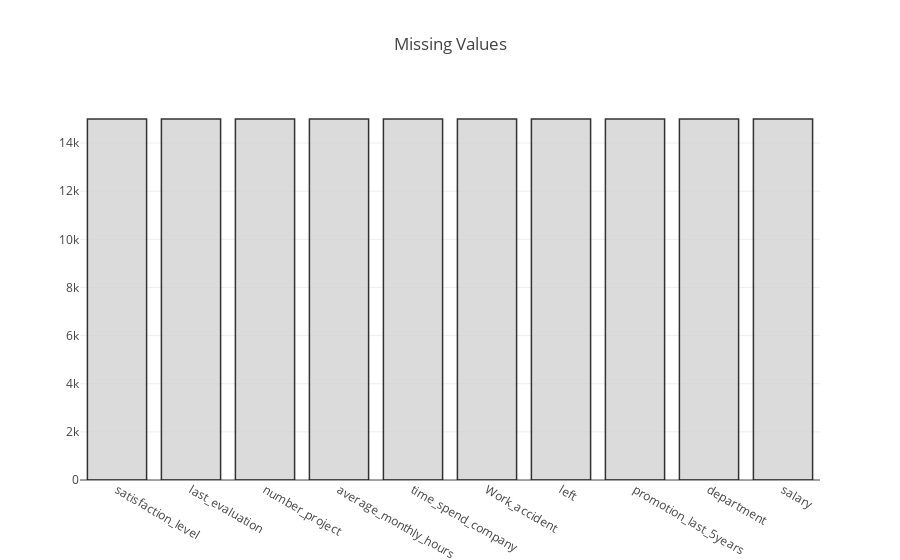

Notebook code cell kept with this figure:
### Markdown cell above
### 2.1 Missing Values

### Code cell
null_feat = pd.DataFrame(len(hr['left']) - hr.isnull().sum(), columns = ['Count'])

trace = go.Bar(x = null_feat.index, y = null_feat['Count'] ,opacity = 0.8, marker=dict(color = 'lightgrey',
        line=dict(color='#000000',width=1.5)))

layout = dict(title =  "Missing Values")
                    
fig = dict(data = [trace], layout=layout)
py.iplot(fig)

### Figure 1 — Plotly figure (JSON) as saved in the notebook; plotly's stock layout.template omitted (floating-point values rounded to 4 significant figures)
{"data": [{"marker": {"color": "lightgrey", "line": {"color": "#000000", "width": 1.5}}, "opacity": 0.8, "type": "bar", "uid": "cc9a9f1b-7602-4df4-88af-c90b3eb39108", "x": ["satisfaction_level", "last_evaluation", "number_project", "average_monthly_hours", "time_spend_company", "Work_accident", "left", "promotion_last_5years", "department", "salary"], "y": [14999, 14999, 14999, 14999, 14999, 14999, 14999, 14999, 14999, 14999]}], "layout": {"title": {"text": "Missing Values"}}}
